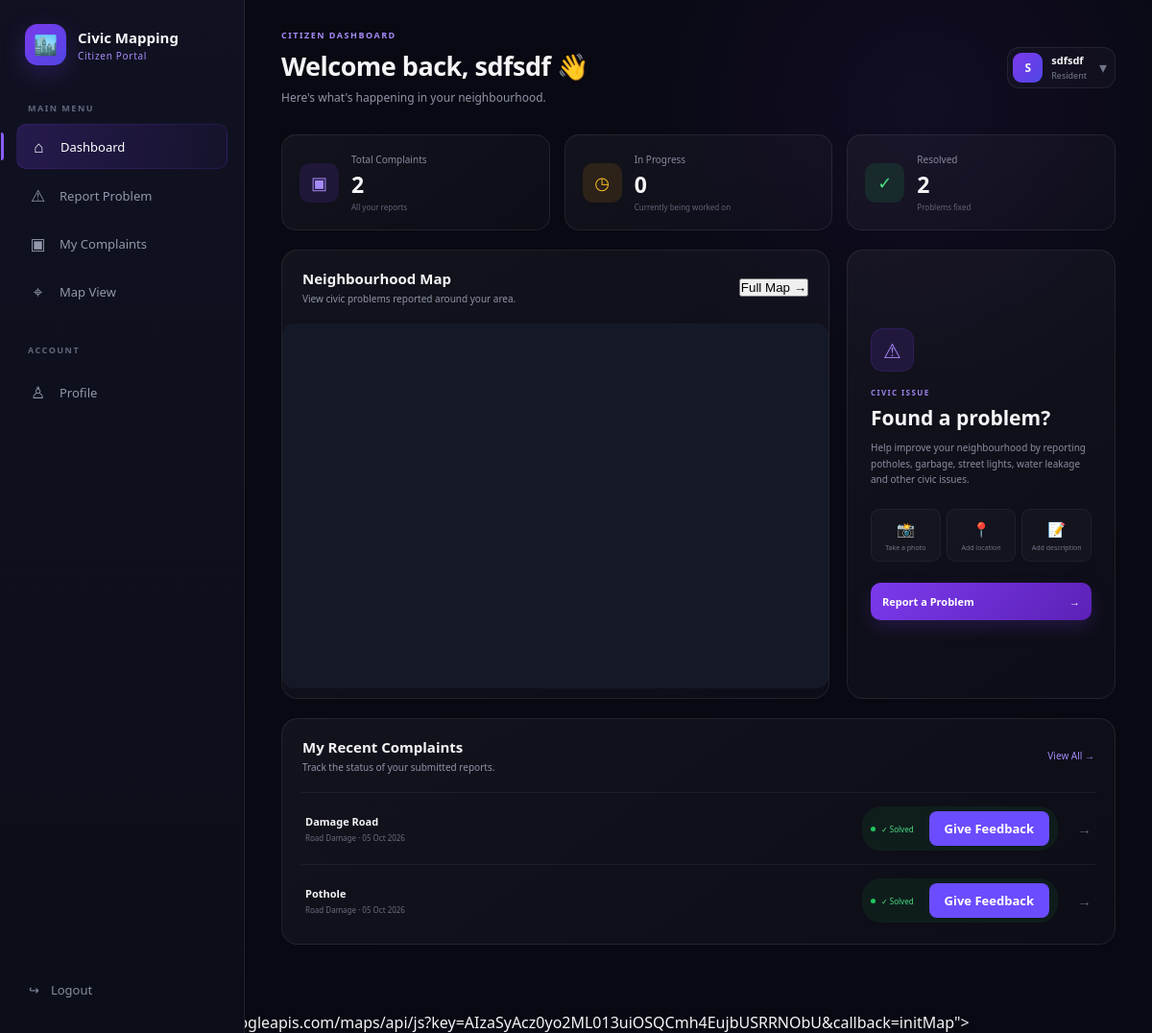
The app's page /user-dashboard/ (signed in) with its own data.
### reports/models.py (models this page shows, shortened)
class Complaint(models.Model):
    CATEGORY_CHOICES = [
        ('road', 'Road Damage'),
        ('streetlight', 'Street Light'),
        ('garbage', 'Garbage'),
        ('water', 'Water Problem'),
        ('drainage', 'Drainage'),
        ('other', 'Other'),
    ]
    STATUS_CHOICES = [
        ('pending', 'Pending'),
        ('in_progress', 'In Progress'),
        ('resolved', 'Resolved'),
    ]
    user = models.ForeignKey(
        User,
        on_delete=models.CASCADE
    )
    title = models.CharField(max_length=200)
    category = models.CharField(
        max_length=30,
        choices=CATEGORY_CHOICES
    )
    description = models.TextField()
    latitude = models.FloatField(
        blank=True,
        null=True
    )
    longitude = models.FloatField(
        blank=True,
        null=True
    )
    address = models.CharField(
        max_length=300,
        blank=True,
        null=True
    )
    status = models.CharField(
        max_length=20,
        choices=STATUS_CHOICES,
        default='pending'
    )
    created_at = models.DateTimeField(
        auto_now_add=True
    )
    updated_at = models.DateTimeField(
        auto_now=True
    )

### reports/views.py (the view)
@login_required(login_url="/user-login/")
def user_dashboard(request):
    complaints = Complaint.objects.filter(
        user=request.user
    ).order_by("-created_at")
    total_complaints = complaints.count()
    in_progress = complaints.filter(
        status="in_progress"
    ).count()
    resolved = complaints.filter(
        status="resolved"
    ).count()
    community_reports = Complaint.objects.exclude(
        user=request.user
    ).count()
    map_complaints = list(
        Complaint.objects.exclude(
            latitude__isnull=True
        ).exclude(
            longitude__isnull=True
        ).values(
            "id",
            "title",
            "category",
            "description",
            "status",
            "latitude",
            "longitude"
        )
    )
    return render(request, "user_dashboard.html", {
        "complaints": complaints,
        "total_complaints": total_complaints,
        "in_progress": in_progress,
        "resolved": resolved,
        "community_reports": community_reports,
        "map_complaints": map_complaints,
    })

### templates/user_dashboard.html (shortened to what this page needs)
{% load static %}
<!DOCTYPE html>
<html lang="en">
<head>
    <link rel="stylesheet"
          href="{% static 'css/dashboard.css' %}">
</head>
<body>
<div class="dashboard">
    <aside class="sidebar">
        <div class="brand">
            <div class="brand-icon">
                🏙️
            </div>
            <div>
                <h2>Civic Mapping</h2>
                <span>Citizen Portal</span>
            </div>
        </div>
        <div class="menu-title">
            MAIN MENU
        </div>
        <nav class="sidebar-menu">
            <a href="{% url 'user_dashboard' %}"
               class="menu-item {% if not page %}active{% endif %}">
                <span class="menu-icon">⌂</span>
                <span>Dashboard</span>
            </a>
            <a href="{% url 'report_issue' %}"
               class="menu-item">
                <span class="menu-icon">⚠</span>
                <span>Report Problem</span>
            </a>
            <a href="{% url 'my_complaints' %}"
               class="menu-item {% if page == 'complaints' %}active{% endif %}">
                <span class="menu-icon">▣</span>
                <span>My Complaints</span>
            </a>
            <a href="{% url 'user_dashboard' %}"
               class="menu-item">
                <span class="menu-icon">⌖</span>
                <span>Map View</span>
            </a>
            <div class="menu-title second-title">
                ACCOUNT
            </div>
            <a href="{% url 'user_profile' %}"
               class="menu-item {% if page == 'profile' %}active{% endif %}">
                <span class="menu-icon">♙</span>
                <span>Profile</span>
            </a>
        </nav>
        <div class="sidebar-bottom">
            <a href="{% url 'home' %}"
               class="logout">
                <span>↪</span>
                <span>Logout</span>
            </a>
        </div>
    </aside>
    <main class="main-content">
        <header class="topbar">
            <div class="welcome">
                <p class="small-heading">
                    CITIZEN DASHBOARD
                </p>
                <h1>
                    Welcome back,
                    {{ request.user.username }}
                    👋
                </h1>
                <p>
                    Here's what's happening in your neighbourhood.
                </p>
            </div>
            <div class="topbar-right">
                <div class="user-profile">
                    <div class="avatar">
                        {{ request.user.username|first|upper }}
                    </div>
                    <div class="user-info">
                        <strong>
                            {{ request.user.username }}
                        </strong>
                        <span>
                            Resident
                        </span>
                    </div>
                    <span class="profile-arrow">
                        ▾
                    </span>
                </div>
            </div>
        </header>
        {% if page == "profile" %}
        <section class="profile-page-card">
            <div class="profile-page-header">
                <h2>
                    My Profile
                </h2>
                <p>
                    View your account information.
                </p>
            </div>
            <div class="profile-main-card">
                <div class="profile-avatar-large">
                    {{ request.user.username|first|upper }}
                </div>
                <div class="profile-user-name">
                    <h2>
                        {{ request.user.username }}
                    </h2>
                    <span>
                        Citizen / Resident
                    </span>
                </div>
                <div class="profile-details">
                    <div class="profile-detail">
                        <span>
                            Username
                        </span>
                        <strong>
                            {{ request.user.username }}
                        </strong>
                    </div>
                    <div class="profile-detail">
                        <span>
                            Email
                        </span>
                        <strong>
                            {% if request.user.email %}
                                {{ request.user.email }}
                            {% else %}
                                Not provided
                            {% endif %}
                        </strong>
                    </div>
                    <div class="profile-detail">
                        <span>
                            Account Created
                        </span>
                        <strong>
                            {{ request.user.date_joined|date:"d M Y" }}
                        </strong>
                    </div>
                    <div class="profile-detail">
                        <span>
                            Account Status
                        </span>
                        <strong class="profile-active">
                            ● Active
                        </strong>
                    </div>
                </div>
            </div>
        </section>
        <!-- =================================================
             MY COMPLAINTS PAGE
        ================================================== -->
        {% else %}
        <section class="stats-grid">
            <div class="stat-card">
                <div class="stat-icon purple">
                    ▣
                </div>
                <div class="stat-content">
                    <span>
                        Total Complaints
                    </span>
                    <strong>
                        {{ total_complaints }}
                    </strong>
                    <small>
                        All your reports
                    </small>
                </div>
            </div>
            <div class="stat-card">
                <div class="stat-icon orange">
                    ◷
                </div>
                <div class="stat-content">
                    <span>
                        In Progress
                    </span>
                    <strong>
                        {{ in_progress }}
                    </strong>
                    <small>
                        Currently being worked on
                    </small>
                </div>
            </div>
            <div class="stat-card">
                <div class="stat-icon green">
                    ✓
                </div>
                <div class="stat-content">
                    <span>
                        Resolved
                    </span>
                    <strong>
                        {{ resolved }}
                    </strong>
                    <small>
                        Problems fixed
                    </small>
                </div>
            </div>
        </section>
        <section class="main-grid">
            <div class="map-card">
                <div class="card-header">
                    <div>
                        <h2>
                            Neighbourhood Map
                        </h2>
                        <p>
                            View civic problems reported around your area.
                        </p>
                    </div>
                    <button class="view-map-btn"
                            type="button">
                        Full Map →
                    </button>
                </div>
                <div class="map-area">
                    <div id="neighbourhoodMap"></div>
                </div>
            </div>
            <div class="report-card">
                <div class="report-icon">
                    ⚠
                </div>
                <span class="report-label">
                    CIVIC ISSUE
                </span>
                <h2>
                    Found a problem?
                </h2>
                <p>
                    Help improve your neighbourhood by reporting
                    potholes, garbage, street lights, water leakage
                    and other civic issues.
                </p>
                <div class="report-features">
                    <div>
                        <span>
                            📸
                        </span>
                        <p>
                            Take a photo
                        </p>
                    </div>
                    <div>
                        <span>
                            📍
                        </span>
                        <p>
                            Add location
                        </p>
                    </div>
                    <div>
                        <span>
                            📝
                        </span>
                        <p>
                            Add description
                        </p>
                    </div>
                </div>
                <a href="{% url 'report_issue' %}"
                   class="report-btn">
                    Report a Problem
                    <span>
                        →
                    </span>
                </a>
            </div>
        </section>
        <section class="complaints-card">
            <div class="card-header">
                <div>
                    <h2>
                        My Recent Complaints
                    </h2>
                    <p>
                        Track the status of your submitted reports.
                    </p>
                </div>
                <a href="{% url 'my_complaints' %}">
                    View All →
                </a>
            </div>
            <div class="complaints-list">
                {% for complaint in complaints|slice:":3" %}
                <div class="complaint-row">
                    <div class="complaint-main">
                        <div>
                            <strong>
                                {{ complaint.title }}
                            </strong>
                            <span>
                                {{ complaint.get_category_display }}
                                ·
                                {{ complaint.created_at|date:"d M Y" }}
                            </span>
                        </div>
                    </div>
                    <div class="complaint-status
                        {% if complaint.status == 'in_progress' %}
                            progress
                        {% elif complaint.status == 'resolved' %}
                            resolved
                        {% else %}
                            reported
                        {% endif %}
                    ">
                        <i></i>
                        {% if complaint.status == "resolved" %}
                            <span class="solved-text">
                                ✓ Solved
                            </span>
                            <a href="#"
                               class="feedback-btn">
                                Give Feedback
                            </a>
                        {% elif complaint.status == "in_progress" %}
                            ↻ In Progress
                        {% else %}
                            ⏳ Pending
                        {% endif %}
                    </div>
                    <div class="complaint-arrow">
                        →
                    </div>
                </div>
                {% endfor %}
            </div>
        </section>
        {% endif %}
    </main>
</div>
    async
    defer
    src="https://maps.googleapis.com/maps/api/js?key=AIzaSyAcz0yo2ML013uiOSQCmh4EujbUSRRNObU&callback=initMap">
</body>
</html>

### records on screen
Complaint: title "Damage Road", category "Road Damage", created_at "05 Oct 2026", status "✓ Solved"
Complaint: title "Pothole", category "Road Damage", created_at "05 Oct 2026", status "✓ Solved"

### other values on screen
{{ request.user.username }} "sdfsdf"
{{ request.user.username|first|upper }} "S"
{{ total_complaints }} "2"
{{ in_progress }} "0"
{{ resolved }} "2"
